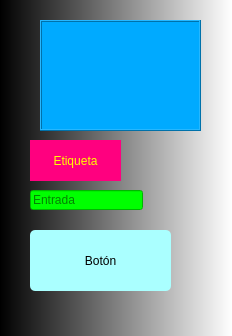
<?xml version="1.0" encoding="UTF-8"?>
<ui version="4.0">
 <class>Form</class>
 <widget class="QWidget" name="Form">
  <property name="geometry">
   <rect>
    <x>0</x>
    <y>0</y>
    <width>232</width>
    <height>336</height>
   </rect>
  </property>
  <property name="minimumSize">
   <size>
    <width>0</width>
    <height>0</height>
   </size>
  </property>
  <property name="maximumSize">
   <size>
    <width>1000</width>
    <height>1000</height>
   </size>
  </property>
  <property name="windowTitle">
   <string>Ejemplo</string>
  </property>
  <property name="windowIcon">
   <iconset resource="images.qrc">
    <normaloff>:/images/imagenes/Animals.ico</normaloff>:/images/imagenes/Animals.ico</iconset>
  </property>
  <property name="styleSheet">
   <string notr="true">background-color: qlineargradient(spread:pad, x1:0, y1:0, x2:1, y2:0, stop:0 rgba(0, 0, 0, 255), stop:1 rgba(255, 255, 255, 255));</string>
  </property>
  <widget class="QPushButton" name="pushButton">
   <property name="geometry">
    <rect>
     <x>30</x>
     <y>230</y>
     <width>141</width>
     <height>61</height>
    </rect>
   </property>
   <property name="styleSheet">
    <string notr="true">border-radius:5px;
background-color: rgb(170, 255, 255);</string>
   </property>
   <property name="text">
    <string>Botón</string>
   </property>
   <property name="icon">
    <iconset resource="images.qrc">
     <normaloff>:/images/imagenes/exit-60.png</normaloff>:/images/imagenes/exit-60.png</iconset>
   </property>
   <property name="iconSize">
    <size>
     <width>60</width>
     <height>60</height>
    </size>
   </property>
  </widget>
  <widget class="QLineEdit" name="lineEdit">
   <property name="geometry">
    <rect>
     <x>30</x>
     <y>190</y>
     <width>113</width>
     <height>20</height>
    </rect>
   </property>
   <property name="styleSheet">
    <string notr="true">background-color: rgb(0, 255, 0);
color: rgb(5, 5, 5);</string>
   </property>
   <property name="text">
    <string/>
   </property>
   <property name="placeholderText">
    <string>Entrada</string>
   </property>
  </widget>
  <widget class="QLabel" name="label">
   <property name="geometry">
    <rect>
     <x>30</x>
     <y>140</y>
     <width>91</width>
     <height>41</height>
    </rect>
   </property>
   <property name="styleSheet">
    <string notr="true">background-color: rgb(255, 0, 127);
color: rgb(255, 255, 0);</string>
   </property>
   <property name="text">
    <string>Etiqueta</string>
   </property>
   <property name="alignment">
    <set>Qt::AlignCenter</set>
   </property>
  </widget>
  <widget class="QLabel" name="label_2">
   <property name="geometry">
    <rect>
     <x>40</x>
     <y>20</y>
     <width>161</width>
     <height>111</height>
    </rect>
   </property>
   <property name="styleSheet">
    <string notr="true">alternate-background-color: rgb(255, 170, 0);
background-color: rgb(0, 170, 255);</string>
   </property>
   <property name="frameShape">
    <enum>QFrame::Box</enum>
   </property>
   <property name="frameShadow">
    <enum>QFrame::Raised</enum>
   </property>
   <property name="text">
    <string/>
   </property>
   <property name="pixmap">
    <pixmap resource="images.qrc">:/images/imagenes/facebook-480.png</pixmap>
   </property>
   <property name="scaledContents">
    <bool>true</bool>
   </property>
  </widget>
 </widget>
 <resources>
  <include location="images.qrc"/>
 </resources>
 <connections>
  <connection>
   <sender>pushButton</sender>
   <signal>clicked()</signal>
   <receiver>Form</receiver>
   <slot>close()</slot>
   <hints>
    <hint type="sourcelabel">
     <x>130</x>
     <y>259</y>
    </hint>
    <hint type="destinationlabel">
     <x>208</x>
     <y>-9</y>
    </hint>
   </hints>
  </connection>
  <connection>
   <sender>lineEdit</sender>
   <signal>textChanged(QString)</signal>
   <receiver>label</receiver>
   <slot>setText(QString)</slot>
   <hints>
    <hint type="sourcelabel">
     <x>98</x>
     <y>195</y>
    </hint>
    <hint type="destinationlabel">
     <x>95</x>
     <y>159</y>
    </hint>
   </hints>
  </connection>
 </connections>
</ui>
